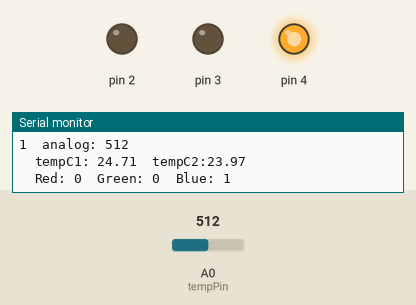
The sketch below on a simulated Arduino Uno, built with avr-gcc and run on an emulated ATmega328P. On the bench: output pins drawn as LEDs (lit = HIGH), the last lines printed to the serial monitor. The inputs (shaded band) are chosen by the test bench; at power-on: A0 (tempPin) = 512.

Above: at 1.8 s.
1.9 s: A0 (tempPin) set to 290
3.4 s: A0 (tempPin) set to 274
At 5.2 s:
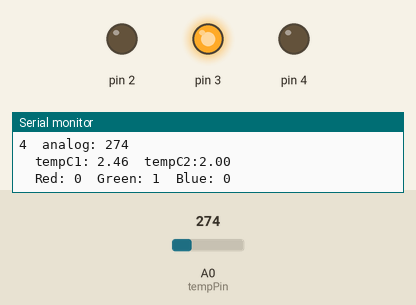
5.8 s: A0 (tempPin) set to 122
At 7.6 s:
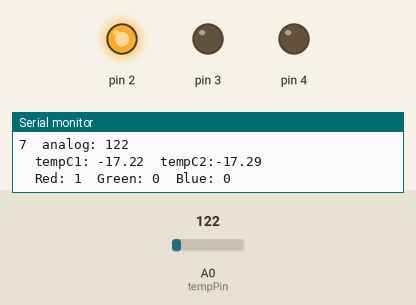
7.9 s: A0 (tempPin) set to 306
At 9.3 s:
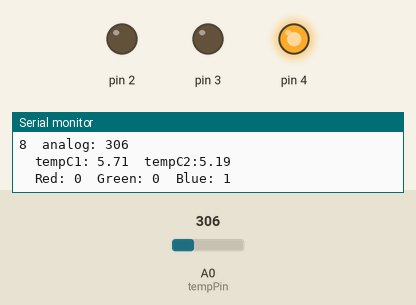
10.0 s: A0 (tempPin) set to 0
At 11.9 s:
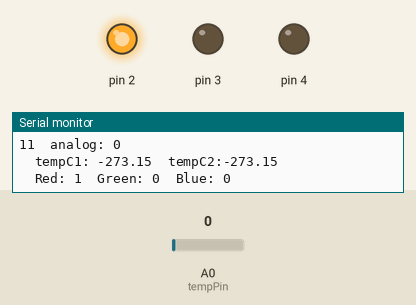
Timing chart, 0 to 13.1 s (numbered marks = the images above; inputs shaded):
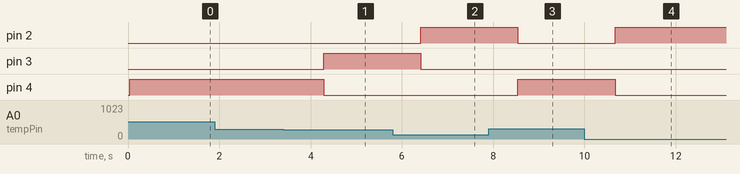

The sketch:

Thermometer3.ino
```cpp
//#include <LiquidCrystal.h>

int tempPin = 0;
int index = 0;
double breakTemp1 = 0.50;
double breakTemp2 = 2.00;


//                BS E  D4 D5  D6  D7
//LiquidCrystal lcd(7, 8, 9, 10, 11, 12);

//int state = 0;
//                R  G  B
int ledPorts[] = {2, 3, 4};


int LED_RED = ledPorts[0];
int LED_GREEN = ledPorts[1];
int LED_BLUE = ledPorts[2];


double analogVoltageToTemp(int analogVoltage, double A = 0.001167419, double B = 0.000226582, double C = 0.000000142456334686082) {
  /* V_t calculation
     Let r_t thermister resistance, r_0 be resistor resistance
         V_t thermister potential drop, V_0 be total voltage (5V)
     Then V_t = r_t / (r_t + r_0) * V_0
     To convert analog reading to voltage, we have
     V_0 - V_t = analogVoltage / 1024 * V_0
     V_t = V_0 ( 1 - analogVoltage / 1024 )

     Old:
       double resistance = 10000.0 * ((1024.0 / tempReading - 1));
       double lnR = log(resistance);
       double tempK = 1 / (A + (B + (C * lnR * lnR )) * lnR ); // Steinhart-Hart

  */
  double volt = 5.0 * (1 - analogVoltage / 1024.0);
  /* Steinhart-Hart
   * 1/T = A + B ln R + C (ln R)^3
   * T = 1 / (A + B ln R + C (ln R)^3)
   * T = 1 / (A + (B + C (ln R)^2) * ln R)
   */

  /* V_t to r_t:
   * V_t = r_t / (r_t + r_0) * V_0
   * V_t / V_0 = r_t / (r_t + r_0)
   * V_0 / V_t = 1 + r_0 / r_t
   * r_0 / r_t = V_0 / V_t - 1
   * r_t / r_0 = 1/(V_0 / V_t - 1)
   * r_t = r_0 / (V_0 / V_t - 1)
   *
   * In 2 steps:
   * double res = 10000.0 / (5.0 / voltage - 1);
   * double temperature = 1 / ( A + B * log(res) + C * pow(res, 3) );
   */
  double temp = 1 / ( A + B * log(10000.0 / (5.0 / volt - 1)) + C * pow( log(10000 / ( 5.0 / volt - 1 ) ), 3) );

  return temp;
}


int indRed(double temp) {
  if (temp < breakTemp1) {
    return 1;
  }
  return 0;
}

int indGreen(double temp) {
  if(breakTemp1 <= temp && temp < breakTemp2) {
    return 1;
  }
  return 0;
}

int indBlue(double temp) {
  if (breakTemp2 < temp) {
    return 1;
  }
  return 0;
}

void setup()
{
  //lcd.begin(16, 2);
  Serial.begin(9600);

  for (int pin : ledPorts) {
    pinMode(pin, OUTPUT);
  }


}

void loop()
{


  int tempReading = analogRead(tempPin); // Analog between 0 and 1024

  // Steinhart-Hart: 1/T = A + B ln R + C (ln R)^3
  //                 T = 1 / (A + (B + (C (ln R)^2)) * ln R)

  //double res = 10000.0 * ((1024.0 / tempReading - 1));
  //double lnR = log(resistance);
  //double tempK1 = 1 / (0.001129148 + (0.000234125 + (0.0000000876741 * lnR * lnR )) * lnR );
  double tempK1 = analogVoltageToTemp(tempReading, 0.001229645, 0.000214748, 0.000000191714874203215);
  double tempK2 = analogVoltageToTemp(tempReading);
  float tempC1 = tempK1 - 273.15;             // Convert Kelvin to Celcius
  float tempC2 = tempK2 - 273.15;
  //float tempF = (tempC * 9.0) / 5.0 + 32.0; // Convert Celcius to Fahrenheit

  // Display Temperature in C
  Serial.println("----------------------------------------------------");
  Serial.println(String(index) + "\tanalog: " + String(tempReading) + "\t");
  Serial.println("\ttempC1: " + String(tempC1) + "\t" + "tempC2:" + String(tempC2));

  digitalWrite(LED_RED, indRed(tempC2));
  digitalWrite(LED_GREEN, indGreen(tempC2));
  digitalWrite(LED_BLUE, indBlue(tempC2));


  Serial.println("\tRed: " + String(indRed(tempC2)) + "\tGreen: " + String(indGreen(tempC2)) + "\tBlue: " + String(indBlue(tempC2)));
  /*
    lcd.setCursor(0,0);
    lcd.print("Temp        C");
    lcd.setCursor(6,0);
    lcd.print(tempC1);
  */
  delay(1000);
  index++;
}
```

Measured:
- the behaviour switches between 275 and 274 on A0 (tempPin) (found by bisection; images 0 and 1)
- after the input at 3.4 s, pin 3: LOW → HIGH after 0.89 s; pin 4: HIGH → LOW after 0.89 s
- after the input at 5.8 s, pin 2: LOW → HIGH after 0.61 s; pin 3: HIGH → LOW after 0.61 s
- after the input at 7.9 s, pin 2: HIGH → LOW after 0.64 s; pin 4: LOW → HIGH after 0.64 s
- after the input at 10.0 s, pin 2: LOW → HIGH after 0.67 s; pin 4: HIGH → LOW after 0.67 s
